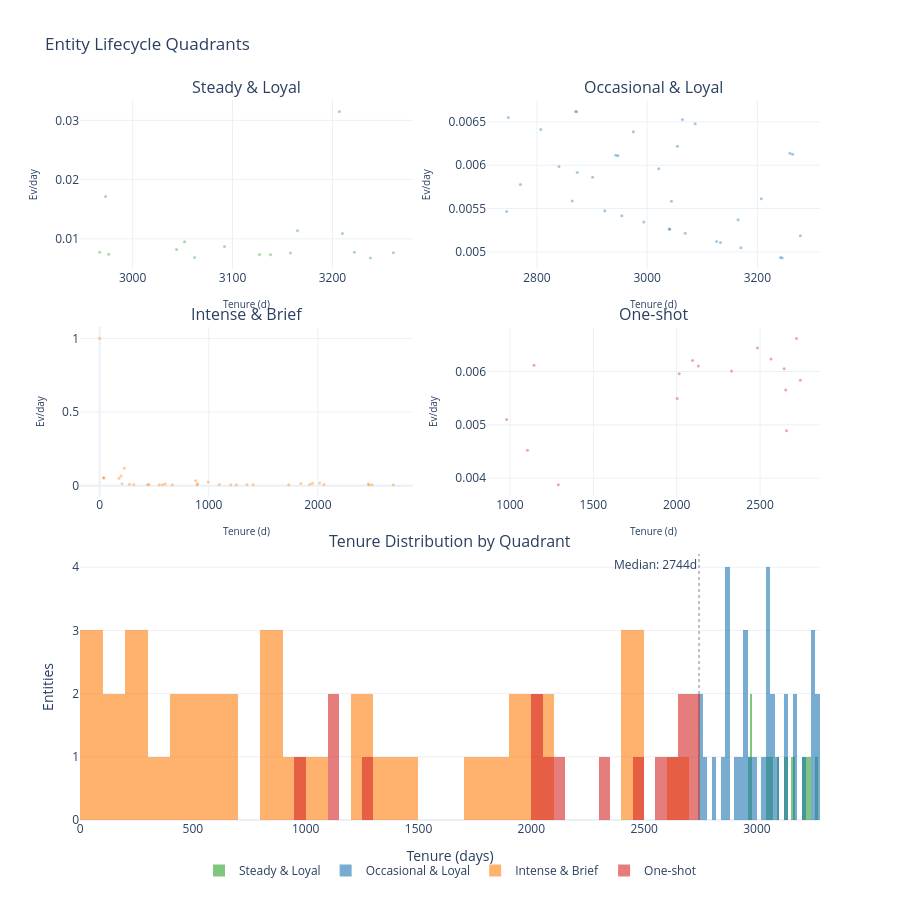

The code cell stored with this chart in its notebook:
### Code cell
# Combined panel: small multiples (top 2x2) + tenure histogram (bottom)
fig = make_subplots(
    rows=3, cols=2,
    subplot_titles=[*quadrant_order, "Tenure Distribution by Quadrant", ""],
    specs=[[{}, {}], [{}, {}], [{"colspan": 2}, None]],
    vertical_spacing=0.08, horizontal_spacing=0.10,
    row_heights=[0.28, 0.28, 0.44],
)

# Top 2x2: scatter per quadrant
positions = [(1, 1), (1, 2), (2, 1), (2, 2)]
for (row, col), q in zip(positions, quadrant_order):
    subset = lifecycles[lifecycles["lifecycle_quadrant"] == q]
    fig.add_trace(go.Scatter(
        x=subset["duration_days"], y=subset["intensity"],
        mode="markers", marker=dict(color=quadrant_colors[q], opacity=0.4, size=3),
        showlegend=False,
    ), row=row, col=col)
    fig.update_xaxes(title_text="Tenure (d)", title_font_size=10, row=row, col=col)
    fig.update_yaxes(title_text="Ev/day", title_font_size=10, row=row, col=col)

# Bottom: overlaid tenure histograms
for q in quadrant_order:
    subset = lifecycles[lifecycles["lifecycle_quadrant"] == q]
    fig.add_trace(go.Histogram(
        x=subset["duration_days"], nbinsx=40, name=q,
        marker_color=quadrant_colors[q], opacity=0.6,
    ), row=3, col=1)

fig.add_vline(x=tenure_median, line_dash="dot", line_color="gray", opacity=0.5,
              row=3, col=1, annotation_text=f"Median: {tenure_median:.0f}d",
              annotation_position="top left")

fig.update_layout(
    barmode="overlay", template="plotly_white", height=900,
    title="Entity Lifecycle Quadrants",
    legend=dict(orientation="h", yanchor="top", y=-0.05, xanchor="center", x=0.5),
    margin=dict(b=80),
)
fig.update_xaxes(title_text="Tenure (days)", row=3, col=1)
fig.update_yaxes(title_text="Entities", row=3, col=1)
display_figure(fig)

### Figure 1 — Plotly figure (JSON) as saved in the notebook; plotly's stock layout.template omitted (floating-point values rounded to 4 significant figures)
{"data": [{"marker": {"color": "#2ca02c", "opacity": 0.4, "size": 3}, "mode": "markers", "showlegend": false, "type": "scatter", "x": [3062, 3261, 3138, 3127, 2976, 3207, 3044, 3165, 2973, 2967, 3052, 3210, 3092, 3238, 3222, 3158], "xaxis": "x", "y": [0.006858, 0.007666, 0.00733, 0.007355, 0.007392, 0.03149, 0.008213, 0.01137, 0.01715, 0.007752, 0.009502, 0.0109, 0.008732, 0.006794, 0.007759, 0.0076], "yaxis": "y"}, {"marker": {"color": "#1f77b4", "opacity": 0.4, "size": 3}, "mode": "markers", "showlegend": false, "type": "scatter", "x": [3278, 3133, 2873, 2745, 2864, 2923, 3069, 3207, 3064, 3041, 2840, 2872, 3044, 2901, 2870, 3040, 2770, 2807, 2994, 2943, 3242, 3170, 3055, 3259, 2954, 3245, 2947, 2975, 2748, 3021, 3087, 3126, 3165, 3264], "xaxis": "x2", "y": [0.005186, 0.005107, 0.005917, 0.005464, 0.005587, 0.005474, 0.005213, 0.005613, 0.006527, 0.005261, 0.005986, 0.006616, 0.005585, 0.00586, 0.00662, 0.005263, 0.005776, 0.006413, 0.005344, 0.006116, 0.004935, 0.005047, 0.006219, 0.006137, 0.005416, 0.004931, 0.006108, 0.006387, 0.00655, 0.005958, 0.006479, 0.005118, 0.005371, 0.006127], "yaxis": "y2"}, {"marker": {"color": "#ff7f0e", "opacity": 0.4, "size": 3}, "mode": "markers", "showlegend": false, "type": "scatter", "x": [1253, 313, 897, 2468, 1951, 226, 547, 273, 894, 1926, 439, 195, 35, 2692, 2016, 667, 39, 1350, 176, 1202, 1844, 880, 2462, 2497, 1408, 0, 1733, 205, 2056, 1097, 602, 994, 578, 453], "xaxis": "x3", "y": [0.007183, 0.009585, 0.01338, 0.006888, 0.01691, 0.1195, 0.007313, 0.01099, 0.00783, 0.0109, 0.009112, 0.06667, 0.05714, 0.007801, 0.01835, 0.007496, 0.05128, 0.008148, 0.05114, 0.006656, 0.01518, 0.03409, 0.01137, 0.007209, 0.009233, 1.0, 0.007501, 0.01463, 0.008268, 0.009116, 0.01163, 0.02515, 0.00692, 0.00883], "yaxis": "y3"}, {"marker": {"color": "#d62728", "opacity": 0.4, "size": 3}, "mode": "markers", "showlegend": false, "type": "scatter", "x": [2654, 2645, 980, 2659, 2095, 2329, 2485, 1105, 2130, 2015, 1144, 2566, 2742, 1290, 2003, 2719], "xaxis": "x4", "y": [0.005652, 0.006049, 0.005102, 0.004889, 0.006205, 0.006011, 0.006439, 0.004525, 0.006103, 0.005955, 0.006119, 0.006235, 0.005835, 0.003876, 0.005492, 0.00662], "yaxis": "y4"}, {"marker": {"color": "#2ca02c"}, "name": "Steady & Loyal", "nbinsx": 40, "opacity": 0.6, "type": "histogram", "x": [3062, 3261, 3138, 3127, 2976, 3207, 3044, 3165, 2973, 2967, 3052, 3210, 3092, 3238, 3222, 3158], "xaxis": "x5", "yaxis": "y5"}, {"marker": {"color": "#1f77b4"}, "name": "Occasional & Loyal", "nbinsx": 40, "opacity": 0.6, "type": "histogram", "x": [3278, 3133, 2873, 2745, 2864, 2923, 3069, 3207, 3064, 3041, 2840, 2872, 3044, 2901, 2870, 3040, 2770, 2807, 2994, 2943, 3242, 3170, 3055, 3259, 2954, 3245, 2947, 2975, 2748, 3021, 3087, 3126, 3165, 3264], "xaxis": "x5", "yaxis": "y5"}, {"marker": {"color": "#ff7f0e"}, "name": "Intense & Brief", "nbinsx": 40, "opacity": 0.6, "type": "histogram", "x": [1253, 313, 897, 2468, 1951, 226, 547, 273, 894, 1926, 439, 195, 35, 2692, 2016, 667, 39, 1350, 176, 1202, 1844, 880, 2462, 2497, 1408, 0, 1733, 205, 2056, 1097, 602, 994, 578, 453], "xaxis": "x5", "yaxis": "y5"}, {"marker": {"color": "#d62728"}, "name": "One-shot", "nbinsx": 40, "opacity": 0.6, "type": "histogram", "x": [2654, 2645, 980, 2659, 2095, 2329, 2485, 1105, 2130, 2015, 1144, 2566, 2742, 1290, 2003, 2719], "xaxis": "x5", "yaxis": "y5"}], "layout": {"annotations": [{"font": {"size": 16}, "showarrow": false, "text": "Steady & Loyal", "x": 0.225, "xanchor": "center", "xref": "paper", "y": 1.0, "yanchor": "bottom", "yref": "paper"}, {"font": {"size": 16}, "showarrow": false, "text": "Occasional & Loyal", "x": 0.775, "xanchor": "center", "xref": "paper", "y": 1.0, "yanchor": "bottom", "yref": "paper"}, {"font": {"size": 16}, "showarrow": false, "text": "Intense & Brief", "x": 0.225, "xanchor": "center", "xref": "paper", "y": 0.6848, "yanchor": "bottom", "yref": "paper"}, {"font": {"size": 16}, "showarrow": false, "text": "One-shot", "x": 0.775, "xanchor": "center", "xref": "paper", "y": 0.6848, "yanchor": "bottom", "yref": "paper"}, {"font": {"size": 16}, "showarrow": false, "text": "Tenure Distribution by Quadrant", "x": 0.5, "xanchor": "center", "xref": "paper", "y": 0.3696, "yanchor": "bottom", "yref": "paper"}, {"showarrow": false, "text": "Median: 2744d", "x": 2744.0, "xanchor": "right", "xref": "x5", "y": 1, "yanchor": "top", "yref": "y5 domain"}], "barmode": "overlay", "height": 900, "legend": {"orientation": "h", "x": 0.5, "xanchor": "center", "y": -0.05, "yanchor": "top"}, "margin": {"b": 80}, "shapes": [{"line": {"color": "gray", "dash": "dot"}, "opacity": 0.5, "type": "line", "x0": 2744.0, "x1": 2744.0, "xref": "x5", "y0": 0, "y1": 1, "yref": "y5 domain"}], "title": {"text": "Entity Lifecycle Quadrants"}, "xaxis": {"anchor": "y", "domain": [0.0, 0.45], "title": {"font": {"size": 10}, "text": "Tenure (d)"}}, "xaxis2": {"anchor": "y2", "domain": [0.55, 1.0], "title": {"font": {"size": 10}, "text": "Tenure (d)"}}, "xaxis3": {"anchor": "y3", "domain": [0.0, 0.45], "title": {"font": {"size": 10}, "text": "Tenure (d)"}}, "xaxis4": {"anchor": "y4", "domain": [0.55, 1.0], "title": {"font": {"size": 10}, "text": "Tenure (d)"}}, "xaxis5": {"anchor": "y5", "domain": [0.0, 1.0], "title": {"text": "Tenure (days)"}}, "yaxis": {"anchor": "x", "domain": [0.7648, 1.0], "title": {"font": {"size": 10}, "text": "Ev/day"}}, "yaxis2": {"anchor": "x2", "domain": [0.7648, 1.0], "title": {"font": {"size": 10}, "text": "Ev/day"}}, "yaxis3": {"anchor": "x3", "domain": [0.4496, 0.6848], "title": {"font": {"size": 10}, "text": "Ev/day"}}, "yaxis4": {"anchor": "x4", "domain": [0.4496, 0.6848], "title": {"font": {"size": 10}, "text": "Ev/day"}}, "yaxis5": {"anchor": "x5", "domain": [0.0, 0.3696], "title": {"text": "Entities"}}}}
